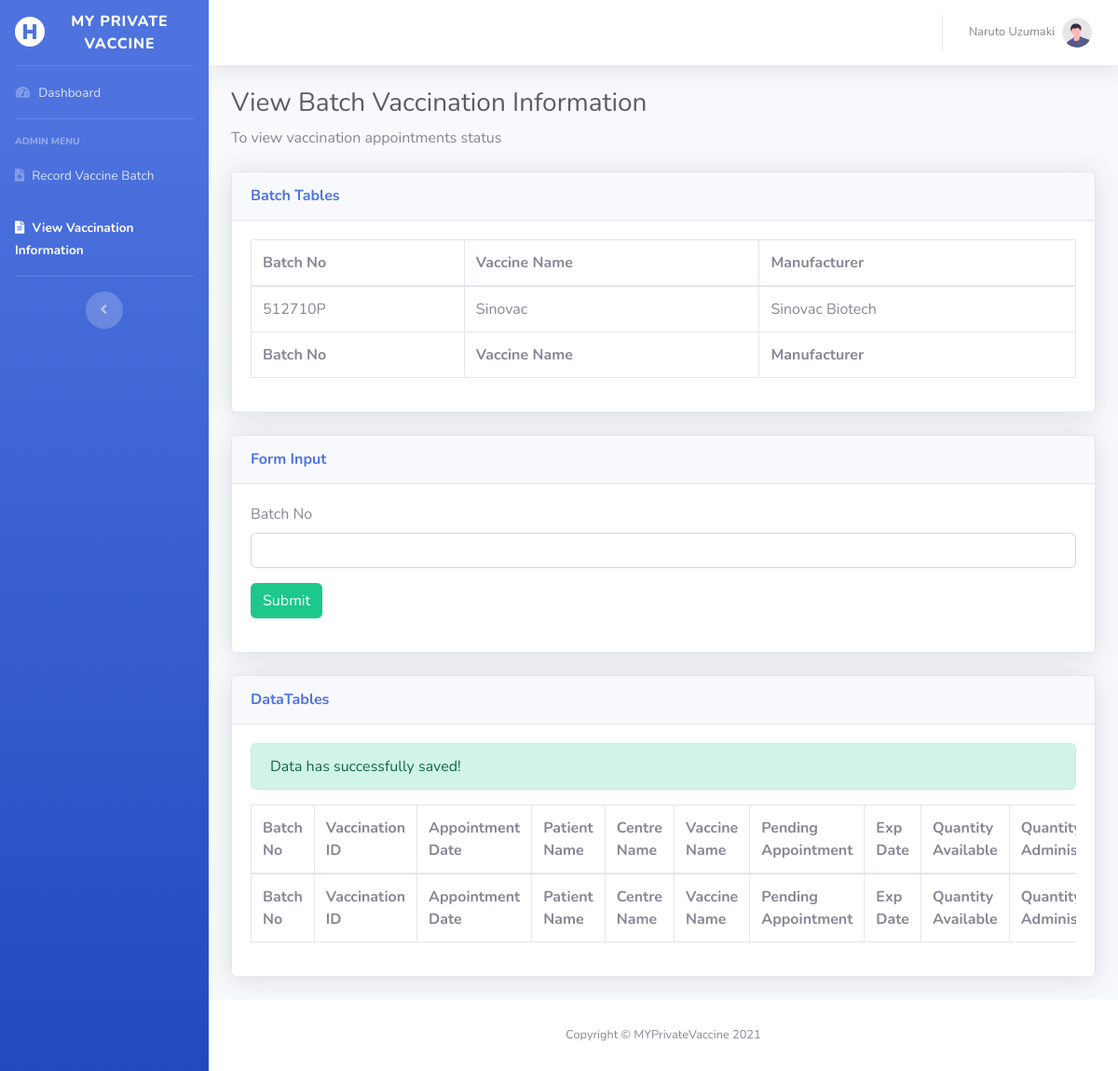
The page /asset/view-batch/view.php?message=success (signed in) on the database its author committed.
### tables this page shows
CREATE TABLE `vaccine` (
  `vaccineID` int(5) NOT NULL,
  `manufacturer` varchar(15) NOT NULL,
  `vaccineName` varchar(15) NOT NULL
);

CREATE TABLE `batch` (
  `batchNo` varchar(15) NOT NULL,
  `expiryDate` date NOT NULL,
  `quantityAvailable` int(5) NOT NULL,
  `quantityAdministered` int(5) NOT NULL DEFAULT 0,
  `vaccineID` int(11) NOT NULL,
  `centreName` varchar(30) NOT NULL
);

### asset/view-batch/view.php (the view, shortened to what this page needs)
<!DOCTYPE html>
<html lang="en">
<head>
    <link href="../../vendor/fontawesome-free/css/all.min.css" rel="stylesheet" type="text/css">
    <link href="../../css/sb-admin-2.min.css" rel="stylesheet">
    <link href="../../vendor/datatables/dataTables.bootstrap4.min.css" rel="stylesheet">
</head>
<body id="page-top">
<div id="wrapper">
    <ul class="navbar-nav bg-gradient-primary sidebar sidebar-dark accordion" id="accordionSidebar">
        <a class="sidebar-brand d-flex align-items-center justify-content-center" href="../home-administrator.php">
            <div class="sidebar-brand-icon">
                <i class="fas fa-hospital-symbol"></i>
            </div>
            <div class="sidebar-brand-text mx-3">MY Private Vaccine</div>
        </a>
        <hr class="sidebar-divider my-0">
        <li class="nav-item">
            <a class="nav-link" href="../home-administrator.php">
                <i class="fas fa-fw fa-tachometer-alt"></i>
                <span>Dashboard</span></a>
        </li>
        <hr class="sidebar-divider">
        <div class="sidebar-heading">
            Admin Menu
        </div>
        <li class="nav-item">
            <a class="nav-link" href="../record-batch/view.php">
                <i class="fas fa-file-medical"></i>
                <span>Record Vaccine Batch</span></a>
        </li>
        <li class="nav-item active">
            <a class="nav-link" href="view.php">
                <i class="fas fa-file-alt"></i>
                <span>View Vaccination Information</span></a>
        </li>
        <hr class="sidebar-divider d-none d-md-block">
        <div class="text-center d-none d-md-inline">
            <button class="rounded-circle border-0" id="sidebarToggle"></button>
        </div>
    </ul>
    <div id="content-wrapper" class="d-flex flex-column">
        <div id="content">
            <nav class="navbar navbar-expand navbar-light bg-white topbar mb-4 static-top shadow">
                <ul class="navbar-nav ml-auto">
                    <li class="nav-item dropdown no-arrow">
                        <a class="nav-link dropdown-toggle" href="#" id="userDropdown" role="button"
                           data-toggle="dropdown" aria-haspopup="true" aria-expanded="false">
                            <span class="mr-2 d-none d-lg-inline text-gray-600 small"><?php echo $_SESSION['fullname'];?></span>
                            <img class="img-profile rounded-circle"
                                 src="../../img/undraw_profile.svg">
                        </a>
                    </li>
                </ul>
            </nav>
            <div class="container-fluid">
                <h1 class="h3 mb-2 text-gray-800">View Batch Vaccination Information </h1>
                <p class="mb-4">To view vaccination appointments status</p>
                <div class="card shadow mb-4">
                    <div class="card-header py-3">
                        <h6 class="m-0 font-weight-bold text-primary">Batch Tables</h6>
                    </div>
                    <div class="card-body">
                        <div class="table-responsive">
                            <table class="table table-bordered" id="dataTable" width="100%" cellspacing="0">
                                <thead>
                                <tr>
                                    <th>Batch No</th>
                                    <th>Vaccine Name</th>
                                    <th>Manufacturer</th>
                                </tr>
                                </thead>
                                <tfoot>
                                <tr>
                                    <th>Batch No</th>
                                    <th>Vaccine Name</th>
                                    <th>Manufacturer</th>
                                </tr>
                                </tfoot>
                                <tbody>
                                <?php
                                include '../connection.php';
                                $listVaccine = mysqli_query($connect,
                                    "SELECT * FROM vaccine
                                                            INNER JOIN batch
                                                            ON batch.vaccineID = vaccine.vaccineID
                                                            INNER JOIN healthcarecentre
                                                            ON healthcarecentre.centreName = batch.centreName
                                                            WHERE healthcarecentre.centreName = '".$_SESSION['centreName']."'
                                                            ");
                                while ($row = mysqli_fetch_array($listVaccine)){
                                    ?>
                                    <tr>
                                        <td><?php echo $row['batchNo'] ?></td>
                                        <td><?php echo $row['vaccineName'] ?></td>
                                        <td><?php echo $row['manufacturer'] ?></td>
                                    </tr>
                                <?php } ?>
                                </tbody>
                            </table>
                        </div>
                    </div>
                </div>
                <div class="card shadow mb-4">
                    <div class="card-header py-3">
                        <h6 class="m-0 font-weight-bold text-primary">Form Input</h6>
                    </div>
                    <div class="card-body">
                        <form method="POST" action="">
                            <div class="form-group">
                                <label>Batch No</label>
                                <input class="form-control" type="text" name="batchNo">
                            </div>
                            <div class="form-group">
                                <input class="btn btn-success" type="submit" name="submit" value="Submit">
                            </div>
                        </form>
                    </div>
                </div>
                <div class="card shadow mb-4">
                    <div class="card-header py-3">
                        <h6 class="m-0 font-weight-bold text-primary">DataTables</h6>
                    </div>
                    <div class="card-body">
                        <div class="table-responsive">
                            <?php
                            if(isset($_GET['message'])){
                                if($_GET['message'] == "success"){
                                    echo "<div class='alert alert-success' role='alert'>Data has successfully saved!</div>";
                                }else if($_GET['message'] == "delete-success"){
                                    echo "<div class='alert alert-success' role='alert'>Data has successfully removed!</div>";
                                }else if($_GET['message'] == "delete-fail"){
                                    echo "<div class='alert alert-danger' role='alert'>The data can not be removed!</div>";
                                }
                            }
                            ?>
                            <table class="table table-bordered" id="dataTable" width="100%" cellspacing="0">
                                <thead>
                                <tr>
                                    <th>Batch No</th>
                                    <th>Vaccination ID</th>
                                    <th>Appointment Date</th>
                                    <th>Patient Name</th>
                                    <th>Centre Name</th>
                                    <th>Vaccine Name</th>
                                    <th>Pending Appointment</th>
                                    <th>Exp Date</th>
                                    <th>Quantity Available</th>
                                    <th>Quantity Administered</th>
                                </tr>
                                </thead>
                                <tfoot>
                                <tr>
                                    <th>Batch No</th>
                                    <th>Vaccination ID</th>
                                    <th>Appointment Date</th>
                                    <th>Patient Name</th>
                                    <th>Centre Name</th>
                                    <th>Vaccine Name</th>
                                    <th>Pending Appointment</th>
                                    <th>Exp Date</th>
                                    <th>Quantity Available</th>
                                    <th>Quantity Administered</th>
                                </tr>
                                </tfoot>
                            </table>
                        </div>
                    </div>
                </div>
            </div>
        </div>
        <footer class="sticky-footer bg-white">
            <div class="container my-auto">
                <div class="copyright text-center my-auto">
                    <span>Copyright &copy; MYPrivateVaccine 2021</span>
                </div>
            </div>
        </footer>
    </div>
</div>
</body>
</html>

### rows shown on the page
vaccine: batch.batchNo "512710P", vaccineName "Sinovac", manufacturer "Sinovac Biotech"

### other values the page prints
$_SESSION['fullname'] "Naruto Uzumaki"
